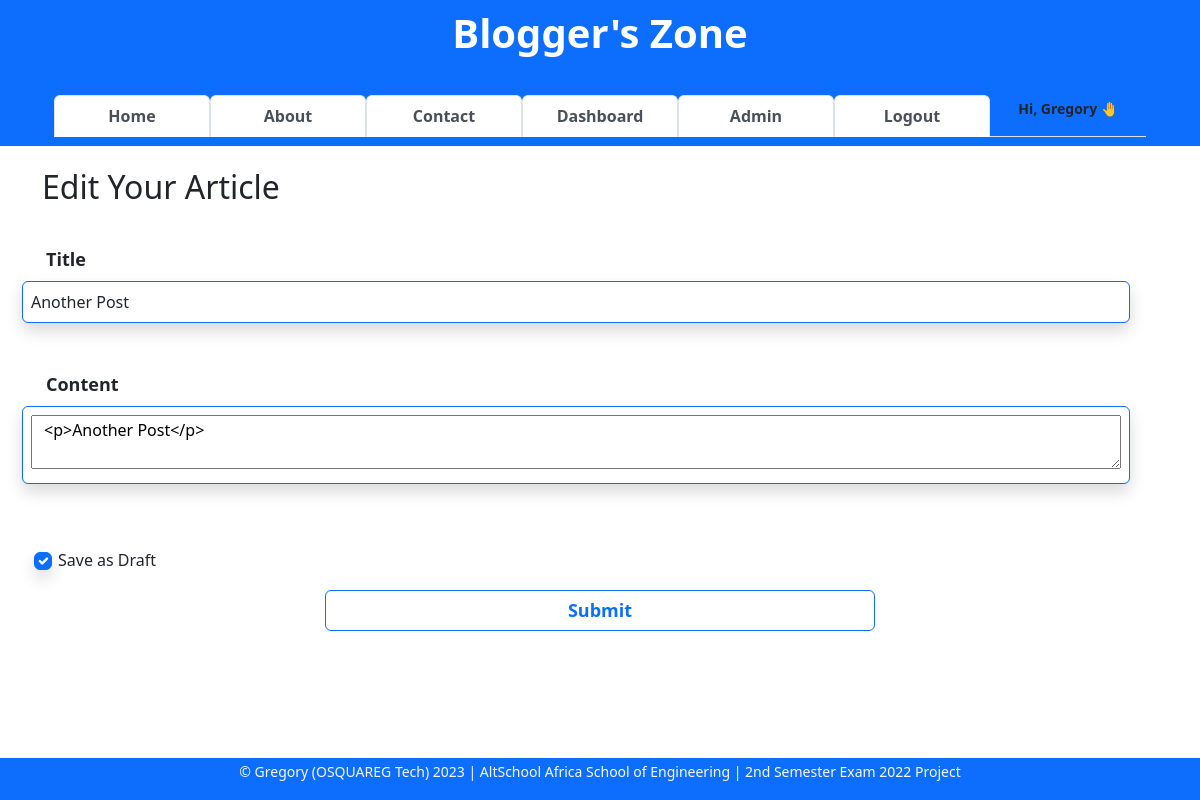
The app's page /article/edit/3 (signed in), older data.
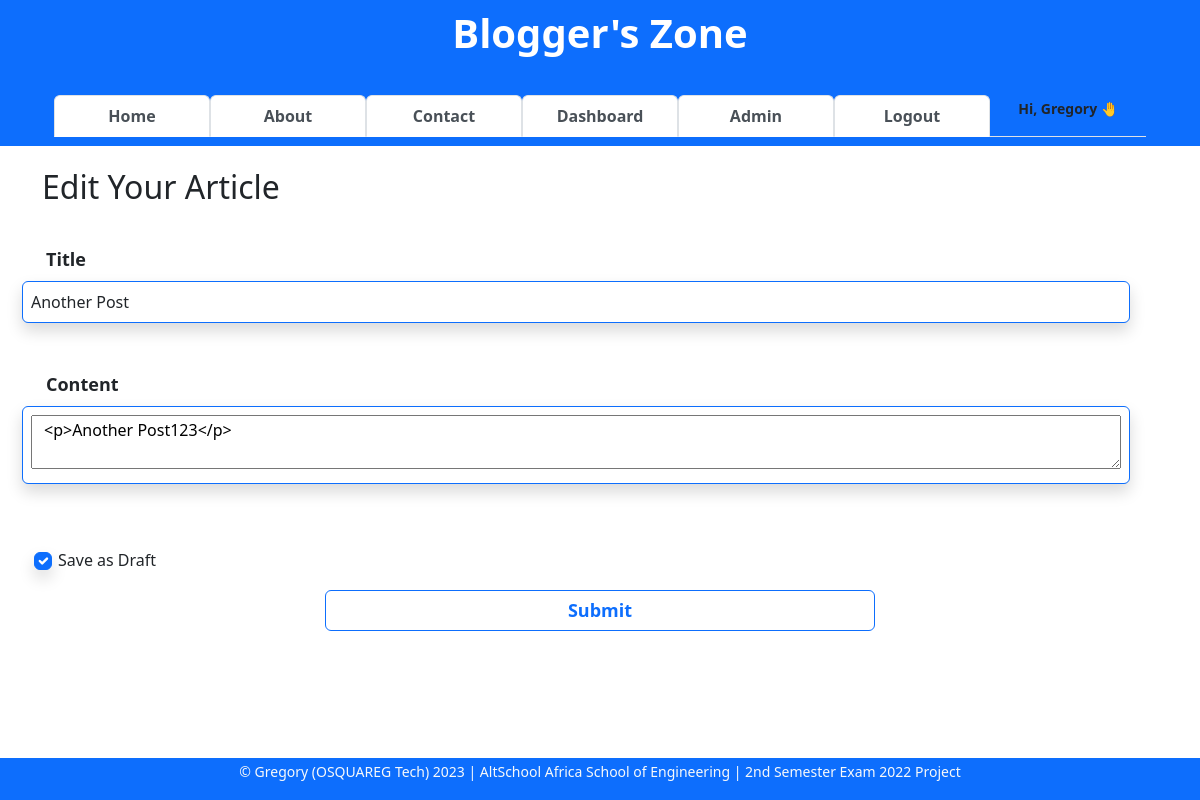
The same page, newer data.
### app/models.py (models this page shows, shortened)
class Article(db.Model):
    __tablename__ = "articles"
    id = db.Column(db.Integer, primary_key=True)
    title = db.Column(db.String(255), nullable=False)
    content = db.Column(db.Text, nullable=False)
    date_posted = db.Column(db.DateTime, default=datetime.utcnow)
    is_draft = db.Column(db.Boolean, default=False, nullable=False)
    last_updated_on = db.Column(db.DateTime, onupdate=datetime.utcnow)
    last_updated_by = db.Column(db.String)
    is_deleted = db.Column(db.Boolean, default=False)
    author_id = db.Column(db.Integer, db.ForeignKey("users.id", ondelete="CASCADE"))
    comments = db.relationship("Comment", backref="articles")
    article_likes = db.relationship("ArticleLike", backref="articles")
    comment_likes = db.relationship("CommentLike", backref="articles")

### app/article/article.py (the view, shortened to what this page needs)
@blueprint.route("/edit/<int:id>", methods=["GET", "POST"])
@login_required
def edit_article(id):
    form = ArticleForm()
    article = Article.query.get_or_404(id)
    if current_user.id == article.author_id:
        form.title.data = article.title
        form.content.data = article.content
        form.is_draft.data = article.is_draft
    else:
        flash(f"You are not authorized to edit this article!")
        return redirect(url_for("article.view_article", id=article.id))
    context = {
        "form": form,
        "article": article,
    }
    return render_template("edit-article.html", **context)

### app/webforms.py
class ArticleForm(FlaskForm):
    title = StringField(label="Title", validators=[InputRequired()])
    content = CKEditorField(label="Content", validators=[InputRequired()])
    is_draft = BooleanField(label="Save as Draft", default=False)
    submit = SubmitField(label="Submit")

### app/main.py (called while the page is built)
@login_man.user_loader
def user_loader(id):
    return User.query.get(int(id))

### app/article/templates/edit-article.html (shortened to what this page needs)
{% extends 'base.html' %}
{% block content %}
<div class="form-group">
    <div class="form-group">
        <h2>Edit Your Article</h2>
    </div>
    <br><br>
    <form class="row g-3" action="{{ url_for('article.edit_article', id=article.id) }}" method="POST">
        <div class="row">
            {{ form.title.label(class="form-label", style="font-weight:bold; font-size:18px") }}
            {{ form.title(class="row form-control shadow p-2 mb-5 bg-body rounded border border-primary") }}
        </div>
        <div class="row">
                {{ form.content.label(class="form-label", style="font-weight:bold; font-size:18px") }}
                <div class="row form-control shadow p-2 mb-5 bg-body rounded border border-primary">
                {{ form.content }}
                </div>
        </div>
        <div class="form-check">
            {{ form.is_draft.label(class="form-check-label", for="flexCheckDefault") }}
            {{ form.is_draft(class="form-check-input shadow p-2 rounded border border-primary", type="checkbox", id="flexCheckDefault") }}
        </div>
        <div class="d-grid gap-2 col-6 mx-auto">
            {{ form.submit(class="btn btn-outline-primary border border-primary" , style="font-weight:bold; font-size:18px") }}
        </div>
    </form>
</div>
{% endblock content %}

Row changes from the older to the newer data that the page shows:
changed Article "Another Post": content "<p>Another Post</p>" → "<p>Another Post123</p>"
